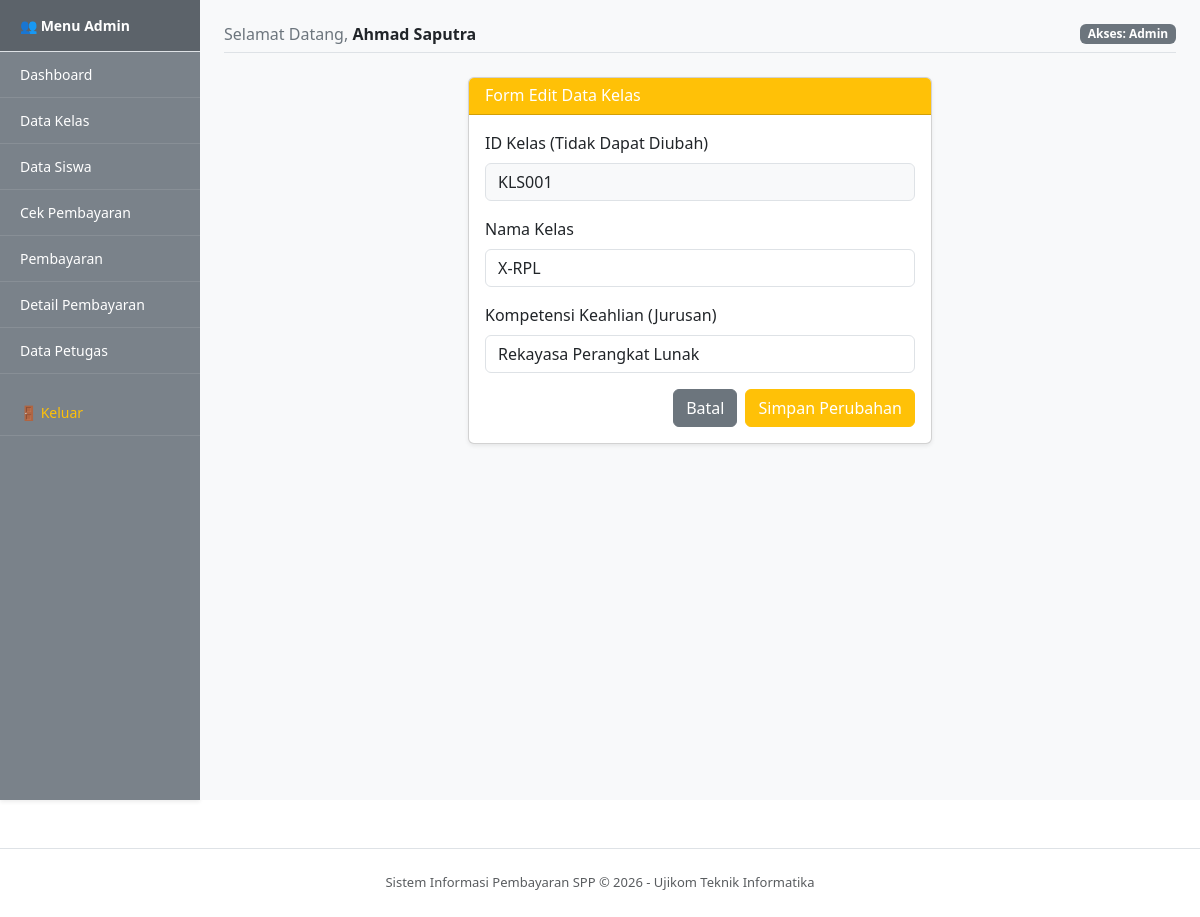
/petugas/kelas_edit.php?id=KLS001 (signed in), run on the app's committed database.
### tables this page shows
CREATE TABLE `tb_kelas` (
  `id_kelas` varchar(11) NOT NULL,
  `nama_kelas` varchar(10) NOT NULL,
  `komp_keahlian` varchar(50) NOT NULL
);

### petugas/kelas_edit.php (the view, shortened to what this page needs)
<?php
include '../layouts/header.php';
include '../config/koneksi.php';
$id_kelas = mysqli_real_escape_string($koneksi, $_GET['id']);
$query_ambil = mysqli_query($koneksi, "SELECT * FROM tb_kelas WHERE id_kelas = '$id_kelas'");
$data_lama = mysqli_fetch_assoc($query_ambil);
?>
<div class="row justify-content-center">
    <div class="col-md-6">
        <div class="card shadow-sm">
            <div class="card-header bg-warning text-white">
                <h6 class="mb-0">Form Edit Data Kelas</h6>
            </div>
            <div class="card-body">
                <form action="" method="POST">
                    <div class="mb-3">
                        <label class="form-label">ID Kelas (Tidak Dapat Diubah)</label>
                        <input type="text" class="form-control bg-light" value="<?= $data_lama['id_kelas']; ?>" readonly>
                    </div>
                    <div class="mb-3">
                        <label class="form-label">Nama Kelas</label>
                        <input type="text" name="input_nama_kelas" class="form-control" value="<?= $data_lama['nama_kelas']; ?>" required>
                    </div>
                    <div class="mb-3">
                        <label class="form-label">Kompetensi Keahlian (Jurusan)</label>
                        <input type="text" name="input_jurusan" class="form-control" value="<?= $data_lama['komp_keahlian']; ?>" required>
                    </div>
                    <div class="d-flex justify-content-end gap-2">
                        <a href="kelas_tampil.php" class="btn btn-secondary">Batal</a>
                        <button type="submit" name="tombol_update" class="btn btn-warning text-white">Simpan Perubahan</button>
                    </div>
                </form>
            </div>
        </div>
    </div>
</div>
<?php include '../layouts/footer.php'; ?>

### data on the page
tb_kelas: id_kelas "KLS001", input_nama_kelas "X-RPL", input_jurusan "Rekayasa Perangkat Lunak"

### other printed values
$_SESSION['nama_petugas'] "Ahmad Saputra"
$_SESSION['level'] "Admin"
